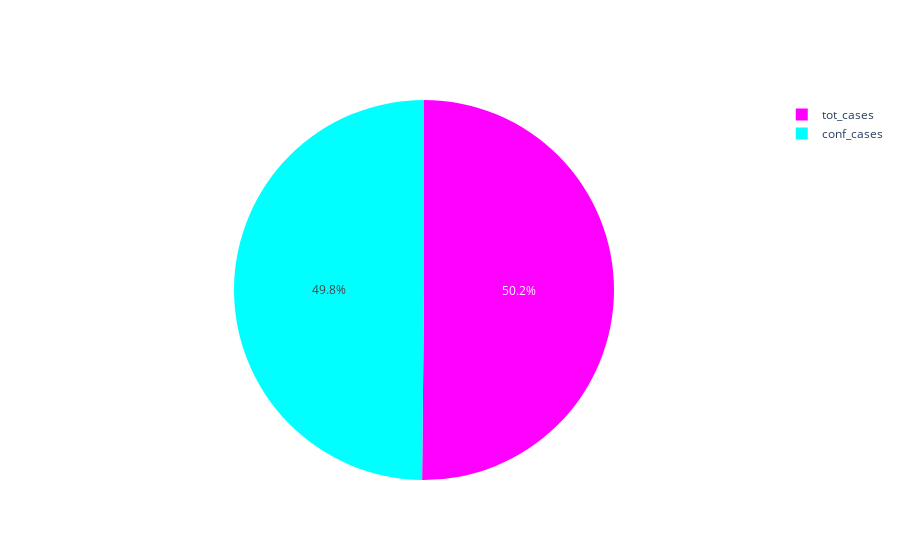

Notebook code cell kept with this figure:
### Markdown cell above
## 5.Total positive cases have not increased by more than 70%
### True

### Code cell
#In piechart visualisation, We compare number of cases versus number conf_cases

sum_column = df2.sum(numeric_only=True)
colors = ['rgb(255, 0, 255)', 'rgb(0, 255, 255)']  # Set custom colors
fig = g.Figure(data=[g.Pie(labels=['tot_cases', 'conf_cases'], values=sum_column,marker=dict(colors=colors))])
fig.show()

### Figure 1 — Plotly figure (JSON) as saved in the notebook; plotly's stock layout.template omitted (floating-point values rounded to 4 significant figures)
{"data": [{"labels": ["tot_cases", "conf_cases"], "marker": {"colors": ["rgb(255, 0, 255)", "rgb(0, 255, 255)"]}, "type": "pie", "values": [39457264562, 39210000000.0, 6448000000.0, 96180659, 16050000.0, 561635213, 541500000.0, 65660000.0, 1042962, 109600.0, 377700]}], "layout": {}}
